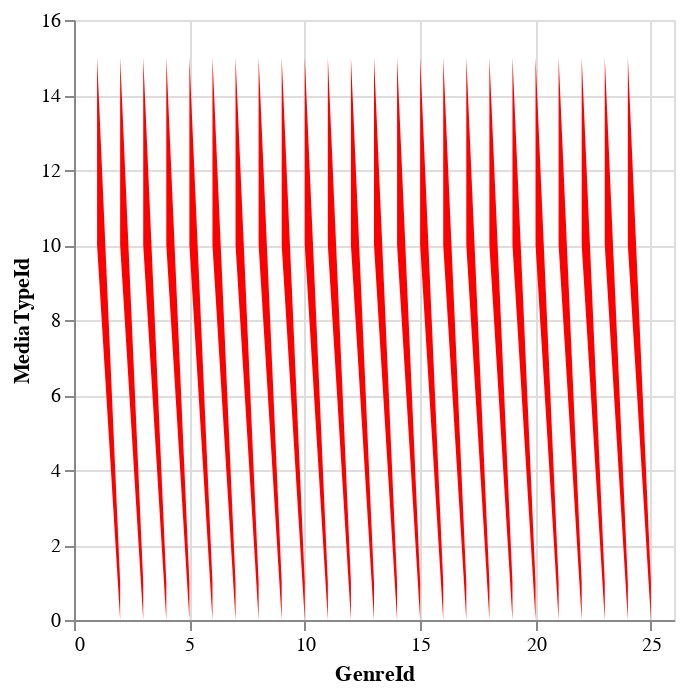

Notebook source saved alongside this figure:
### Code cell
%XVEGA_PLOT X_FIELD GenreId Y_FIELD MediaTypeId MARK area COLOR red WIDTH 300 HEIGHT 300 <> SELECT * FROM genres, media_types

### Figure 1 — Vega-Lite specification as saved in the notebook (floating-point values rounded to 4 significant figures; data arrays with more than 128 entries replaced by an {"elided": "..."} marker saying what was removed)
{"$schema": "https://vega.github.io/schema/vega-lite/v4.json", "config": {"axis": {"grid": true}}, "data": {"values": {"elided": "250 records"}}, "encoding": {"x": {"field": "GenreId", "type": "quantitative"}, "y": {"field": "MediaTypeId", "type": "quantitative"}}, "height": 300, "mark": {"color": "red", "type": "area"}, "width": 300}
